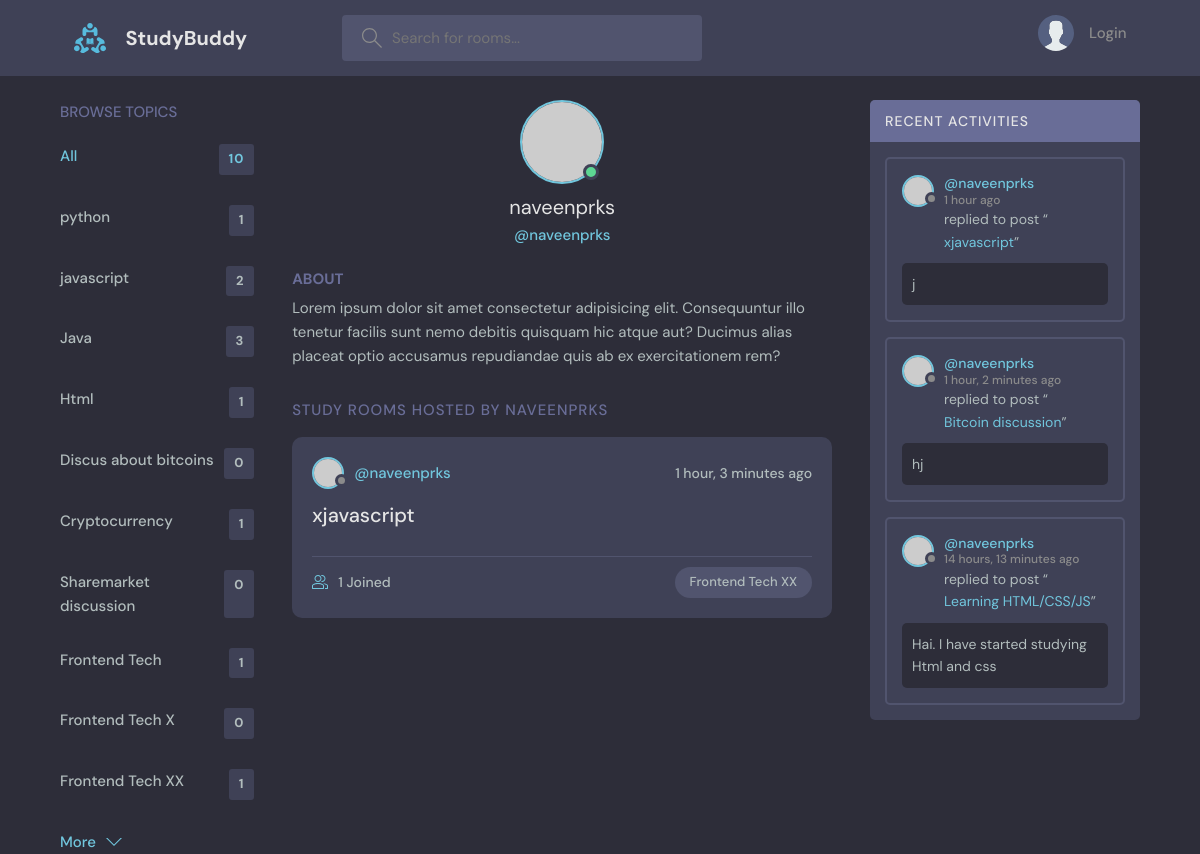
Screenshot of /user-profile/4 with the database file from the repository.
### baseApp/models.py (models this page shows, shortened)
class Topic(models.Model):
    name=models.CharField(max_length=200)

class Room(models.Model):
    host=models.ForeignKey(User, on_delete=models.SET_NULL, null=True)
    topic=models.ForeignKey(Topic, on_delete=models.SET_NULL, null=True)
    name=models.CharField(max_length=200)
    description = models.TextField(null=True, blank=True)
    participants=models.ManyToManyField(User, related_name='participants', blank=True)
    updated=models.DateTimeField(auto_now=True)
    created=models.DateTimeField(auto_now_add=True)
    class Meta:
        ordering = ['-updated', '-created']
    def __str__(self):
        return self.name

class Message(models.Model):
    user=models.ForeignKey(User, on_delete=models.CASCADE)
    room=models.ForeignKey(Room, on_delete=models.CASCADE)
    body=models.TextField()
    updated =  models.DateTimeField(auto_now=True)
    cretaed = models.DateTimeField(auto_now_add=True)
    class Meta:
        ordering = ['-updated', '-cretaed']

### baseApp/views.py (the view)
# urls.py: path('user-profile/<str:pk>', views.userProfile, name='user-profile'),
def userProfile(request, pk):
    user = User.objects.get(id=pk)
    rooms = user.room_set.all()
    room_messages = user.message_set.all()
    topics = Topic.objects.all()
    context ={"user":user, "rooms":rooms,"room_messages":room_messages,"topics":topics}
    return render(request, 'baseApp/profile.html', context)

### baseApp/templates/baseApp/profile.html (shortened to what this page needs)
{% extends 'main.html' %} {% block content %}
<main class="profile-page layout layout--3">
  <div class="container">
      <div>{% include 'baseApp/topic_component.html' %}</div>
    <div class="roomList">
      <div class="profile">
        <div class="profile__avatar">
          <div class="avatar avatar--large active">
            <img src="https://randomuser.me/api/portraits/men/11.jpg" />
          </div>
        </div>
        <div class="profile__info">
          <h3>{{user.username}}</h3>
          <p>@{{user.username}}</p>
        </div>
        <div class="profile__about">
          <h3>About</h3>
          <p>
            Lorem ipsum dolor sit amet consectetur adipisicing elit. Consequuntur illo tenetur
            facilis sunt nemo debitis quisquam hic atque aut? Ducimus alias placeat optio
            accusamus repudiandae quis ab ex exercitationem rem?
          </p>
        </div>
      </div>
      <div class="roomList__header">
        <div>
          <h2>Study Rooms Hosted by {{user.username}}</a>
          </h2>
        </div>
      </div>
      <div>{% include 'baseApp/feed_component.html' %}</div>
    </div>
    <div>{% include 'baseApp/activity_component.html' %}</div>
  </div>
</main>
{% endblock content %}

### baseApp/templates/baseApp/topic_component.html (shortened to what this page needs)
<div class="topics">
  <div class="topics__header">
    <h2>Browse Topics</h2>
  </div>
  <ul class="topics__list">
    <li>
      <a href="{% url 'home' %}" class="active">All <span>{{topics.count}}</span></a>
    </li>
    {% for topic in topics %}
    <li>
      <a href="{% url 'home' %}?q={{topic.name}}"
        >{{topic.name}}<span>{{topic.room_set.all.count}}</span></a
      >
    </li>
    {% endfor %}
  </ul>
  <a class="btn btn--link" href="{% url 'topics-list' %}">
    More
    <svg
      version="1.1"
      xmlns="http://www.w3.org/2000/svg"
      width="32"
      height="32"
      viewBox="0 0 32 32"
    >
      <title>chevron-down</title>
      <path d="M16 21l-13-13h-3l16 16 16-16h-3l-13 13z"></path>
    </svg>
  </a>
</div>

### baseApp/templates/baseApp/feed_component.html (shortened to what this page needs)
 {% for room in rooms %}
<div class="roomListRoom">
  <div class="roomListRoom__header">
    <a href="{% url 'user-profile' user.id %}" class="roomListRoom__author">
      <div class="avatar avatar--small">
        <img src="https://randomuser.me/api/portraits/women/11.jpg" />
      </div>
      <span>@{{room.host.username}}</span>
    </a>
    <div class="roomListRoom__actions">
      <span>{{room.created | timesince}} ago</span>
    </div>
  </div>
  <div class="roomListRoom__content">
    <a href="{% url 'room' room.id %}">{{room.name}}</a>
  </div>
  <div class="roomListRoom__meta">
    <a href="{% url 'room' room.id %} " class="roomListRoom__joined">
      {{room.participants.all.count}} Joined
    </a>
    <p class="roomListRoom__topic">{{room.topic.name}}</p>
  </div>
</div>
{% endfor %}

### baseApp/templates/baseApp/activity_component.html (shortened to what this page needs)
<div class="activities">
  <div class="activities__header">
    <h2>Recent Activities</h2>
  </div>
  {% for message in room_messages %}
  <div class="activities__box">
    <div class="activities__boxHeader roomListRoom__header">
      <a href="{% url 'user-profile' message.user.id %}" class="roomListRoom__author">
        <div class="avatar avatar--small">
          <img src="https://randomuser.me/api/portraits/women/11.jpg" />
        </div>
        <p>
          @{{message.user}}
          <span>{{message.cretaed | timesince}} ago</span>
        </p>
      </a>
    </div>
    <div class="activities__boxContent">
      <p>
        replied to post “<a href="{% url 'room' message.room.id %}">{{message.room}}</a
        >”
      </p>
      <div class="activities__boxRoomContent">
       {{message.body}}
      </div>
    </div>
  </div>
  {% endfor %}
</div>

### rows the page displays
Topic: name "python", room_set.all.count "1"
Topic: name "javascript", room_set.all.count "2"
Topic: name "Java", room_set.all.count "3"
Topic: name "Html", room_set.all.count "1"
Topic: name "Discus about bitcoins", room_set.all.count "0"
Topic: name "Cryptocurrency", room_set.all.count "1"
Topic: name "Sharemarket discussion", room_set.all.count "0"
Topic: name "Frontend Tech", room_set.all.count "1"
Topic: name "Frontend Tech X", room_set.all.count "0"
Topic: name "Frontend Tech XX", room_set.all.count "1"
Room: host.username "naveenprks", created "1 hour, 3 minutes", name "xjavascript", participants.all.count "1", topic.name "Frontend Tech XX"
Message: user "naveenprks", cretaed "1 hour", room "xjavascript", body "j"
Message: user "naveenprks", cretaed "1 hour, 2 minutes", room "Bitcoin discussion", body "hj"
Message: user "naveenprks", cretaed "14 hours, 13 minutes", room "Learning HTML/CSS/JS", body "Hai. I have started studying Html and css"

### other values shown
{{ topics.count }} "10"
{{ user.username }} "naveenprks"
{{ user.username }} "NAVEENPRKS"
